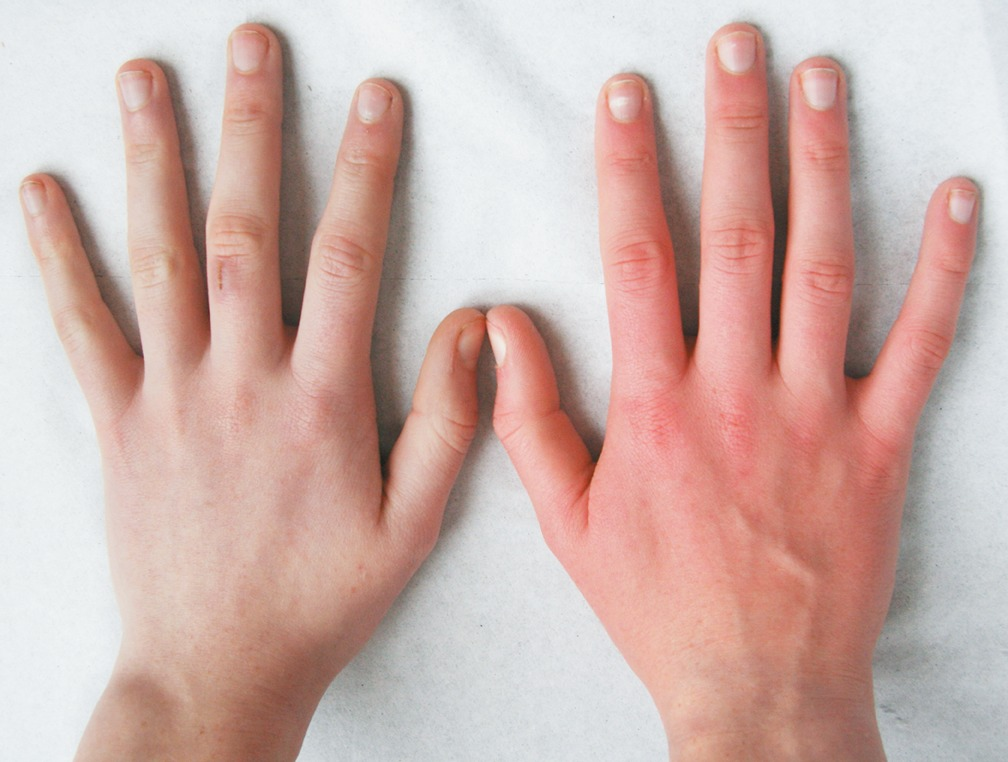
#> input picture mediapipe/test1.jpeg, 1008 x 762 px, given in place of the camera
$ python create_gesture_data.py
#> lines starting #> are read from the running program, lines starting #| are printed output that depends on the picture
import os

import cv2
import numpy as np

background = None
accumulated_weight = 0.5

ROI_top = 100
ROI_bottom = 300
ROI_right = 150
ROI_left = 350

def cal_accum_avg(frame, accumulated_weight):

    global background

    if background is None:
        background = frame.copy().astype("float")
        return None

    cv2.accumulateWeighted(frame, background, accumulated_weight)


def segment_hand(frame, threshold=25):
    global background

    diff = cv2.absdiff(background.astype("uint8"), frame)

    _ , thresholded = cv2.threshold(diff, threshold, 255, cv2.THRESH_BINARY)

    # Grab the external contours for the image
    contours, hierarchy = cv2.findContours(thresholded.copy(), cv2.RETR_EXTERNAL, cv2.CHAIN_APPROX_SIMPLE)

    if len(contours) == 0:
        return None
    else:

        hand_segment_max_cont = max(contours, key=cv2.contourArea)

        return (thresholded, hand_segment_max_cont)


cam = cv2.VideoCapture(0)

num_frames = 0
element = 10
num_imgs_taken = 0

while True:
    ret, frame = cam.read()
#> frame is the input picture: shape (762, 1008, 3); mean B, G, R 170.4, 176.4, 205.2

    # filpping the frame to prevent inverted image of captured frame...
    frame = cv2.flip(frame, 1)
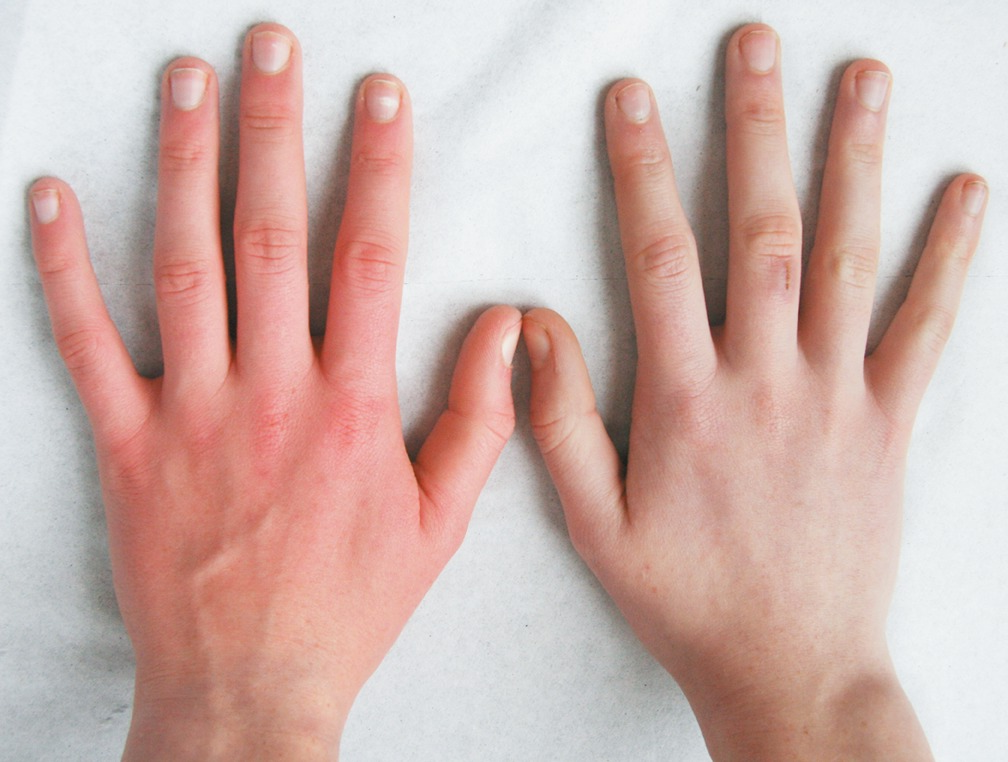
#> frame: shape (762, 1008, 3); mean B, G, R 170.4, 176.4, 205.2

    frame_copy = frame.copy()

    roi = frame[ROI_top:ROI_bottom, ROI_right:ROI_left]
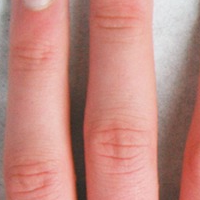
#> roi: shape (200, 200, 3); mean B, G, R 127.9, 136.5, 191.6

    gray_frame = cv2.cvtColor(roi, cv2.COLOR_BGR2GRAY)
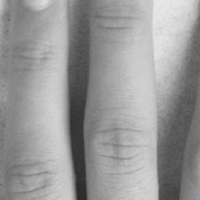
#> gray_frame: shape (200, 200); min 39, max 234, mean 152
    gray_frame = cv2.GaussianBlur(gray_frame, (9, 9), 0)

    if num_frames < 60:
        cal_accum_avg(gray_frame, accumulated_weight)
        if num_frames <= 59:

            cv2.putText(frame_copy, "FETCHING BACKGROUND...PLEASE WAIT", (80, 400), cv2.FONT_HERSHEY_SIMPLEX, 0.9, (0,0,255), 2)
            #cv2.imshow("Sign Detection",frame_copy)

    #Time to configure the hand specifically into the ROI...
    elif num_frames <= 300:

        hand = segment_hand(gray_frame)

        cv2.putText(frame_copy, "Adjust hand...Gesture for" + str(element), (200, 400), cv2.FONT_HERSHEY_SIMPLEX, 1, (0,0,255), 2)

        # Checking if hand is actually detected by counting number of contours detected...
        if hand is not None:

            thresholded, hand_segment = hand

            # Draw contours around hand segment
            cv2.drawContours(frame_copy, [hand_segment + (ROI_right, ROI_top)], -1, (255, 0, 0),1)

            cv2.putText(frame_copy, str(num_frames)+"For" + str(element), (70, 45), cv2.FONT_HERSHEY_SIMPLEX, 1, (0,0,255), 2)

            # Also display the thresholded image
            cv2.imshow("Thresholded Hand Image", thresholded)

    else:

        # Segmenting the hand region...
        hand = segment_hand(gray_frame)

        # Checking if we are able to detect the hand...
        if hand is not None:

            # unpack the thresholded img and the max_contour...
            thresholded, hand_segment = hand

            # Drawing contours around hand segment
            cv2.drawContours(frame_copy, [hand_segment + (ROI_right, ROI_top)], -1, (255, 0, 0),1)

            cv2.putText(frame_copy, str(num_frames), (70, 45), cv2.FONT_HERSHEY_SIMPLEX, 1, (0,0,255), 2)
            #cv2.putText(frame_copy, str(num_frames)+"For" + str(element), (70, 45), cv2.FONT_HERSHEY_SIMPLEX, 1, (0,0,255), 2)
            cv2.putText(frame_copy, str(num_imgs_taken) + 'images' + "For" + str(element), (200, 400), cv2.FONT_HERSHEY_SIMPLEX, 1, (0,0,255), 2)

            # Displaying the thresholded image
            cv2.imshow("Thresholded Hand Image", thresholded)
            if num_imgs_taken <= 40:
                #cv2.imwrite(r"D:\\gesture\\train\\"+str(element)+"\\" + str(num_imgs_taken+300) + '.jpg', thresholded)
                cv2.imwrite(os.path.join("./gestures/test/10", str(num_imgs_taken) + '.jpg'), thresholded)
            else:
                break
            num_imgs_taken +=1
        else:
            cv2.putText(frame_copy, 'No hand detected...', (200, 400), cv2.FONT_HERSHEY_SIMPLEX, 1, (0,0,255), 2)

    # Drawing ROI on frame copy
    cv2.rectangle(frame_copy, (ROI_left, ROI_top), (ROI_right, ROI_bottom), (255,128,0), 3)

    cv2.putText(frame_copy, "DataFlair hand sign recognition_ _ _", (10, 20), cv2.FONT_ITALIC, 0.5, (51,255,51), 1)
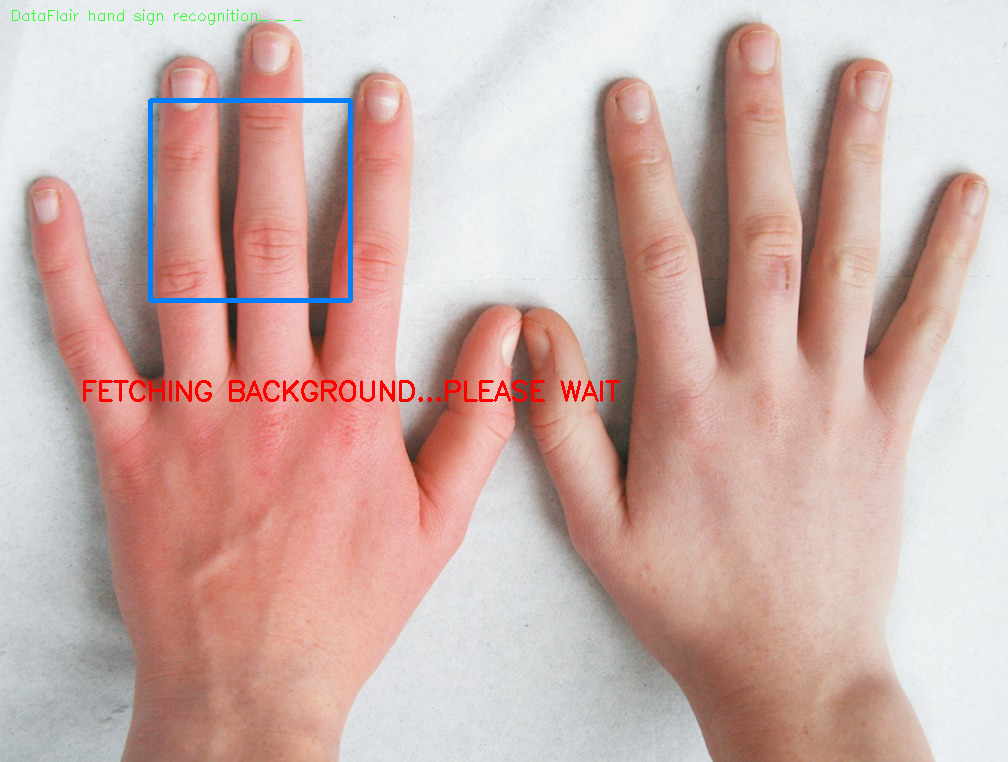
#> frame_copy: shape (762, 1008, 3); mean B, G, R 170.2, 175.7, 204.4

    # increment the number of frames for tracking
    num_frames += 1

    # Display the frame with segmented hand
    cv2.imshow("Sign Detection", frame_copy)

    # Closing windows with Esc key...(any other key with ord can be used too.)
    k = cv2.waitKey(1) & 0xFF
#> (key Esc is pressed here)

    if k == 27:
        break

# Releasing camera & destroying all the windows...

cv2.destroyAllWindows()
cam.release()

$ run again, on mediapipe/open.jpg
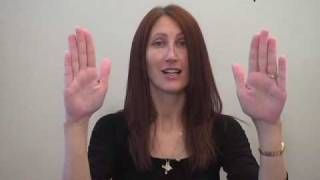
#> input picture mediapipe/open.jpg, 320 x 180 px, given in place of the camera
#> frame is the input picture: shape (180, 320, 3); mean B, G, R 124.1, 127, 143.3
#> `gray_frame = cv2.GaussianBlur(gray_frame, (9, 9), 0)`:
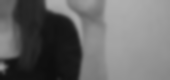
#> gray_frame: shape (80, 170); min 13, max 176, mean 104.7
#> `cv2.putText(frame_copy, "DataFlair hand sign recognition_ _ _", (10, 2..`:
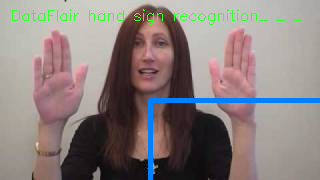
#> frame_copy: shape (180, 320, 3); mean B, G, R 125.9, 128, 138.9

$ run again, on mediapipe/open2.jpg
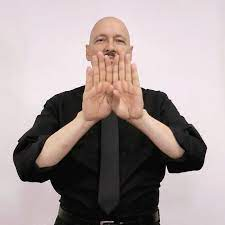
#> input picture mediapipe/open2.jpg, 225 x 225 px, given in place of the camera
#> frame is the input picture: shape (225, 225, 3); mean B, G, R 151.2, 152, 164.9
#> `gray_frame = cv2.GaussianBlur(gray_frame, (9, 9), 0)`:
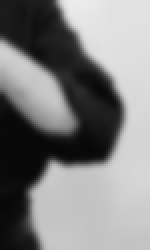
#> gray_frame: shape (125, 75) (shown 2 times larger); min 7, max 236, mean 128.5
#> `cv2.putText(frame_copy, "DataFlair hand sign recognition_ _ _", (10, 2..`:
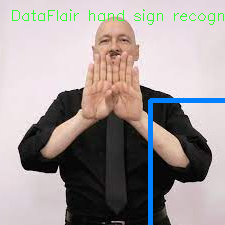
#> frame_copy: shape (225, 225, 3); mean B, G, R 152.9, 153.1, 161.4
